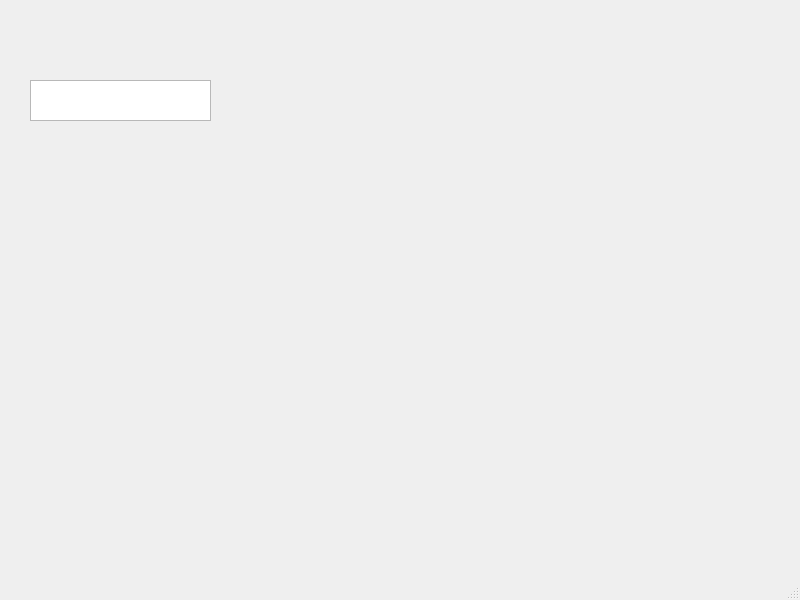
<?xml version="1.0" encoding="UTF-8"?>
<ui version="4.0">
 <class>MainWindow</class>
 <widget class="QMainWindow" name="MainWindow">
  <property name="geometry">
   <rect>
    <x>0</x>
    <y>0</y>
    <width>800</width>
    <height>600</height>
   </rect>
  </property>
  <property name="windowTitle">
   <string>MainWindow</string>
  </property>
  <widget class="QWidget" name="centralwidget">
   <widget class="QTextEdit" name="textEdit">
    <property name="geometry">
     <rect>
      <x>30</x>
      <y>80</y>
      <width>181</width>
      <height>41</height>
     </rect>
    </property>
   </widget>
  </widget>
  <widget class="QMenuBar" name="menubar">
   <property name="geometry">
    <rect>
     <x>0</x>
     <y>0</y>
     <width>800</width>
     <height>25</height>
    </rect>
   </property>
  </widget>
  <widget class="QStatusBar" name="statusbar"/>
 </widget>
 <resources/>
 <connections/>
</ui>
